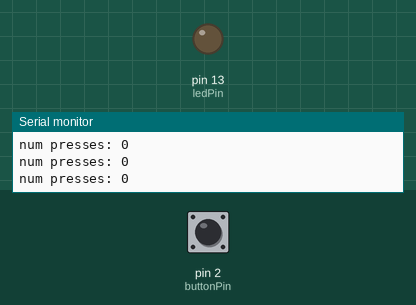
Simulated run of this sketch. Board: Arduino Uno, built with avr-gcc and run on an emulated ATmega328P. Shown: output pins drawn as LEDs (lit = HIGH), the last lines printed to the serial monitor. The test bench sets the inputs (shaded band); at power-on: pin 2 (buttonPin) LOW.

Above: at 1.2 s.
1.3 s: pin 2 (buttonPin) pulled HIGH for 1 s
At 2.1 s:
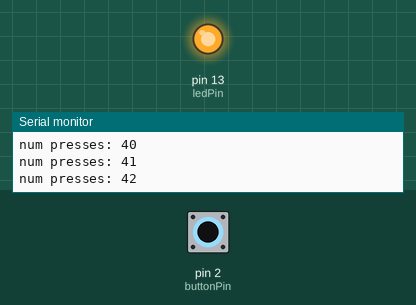
3.8 s: pin 2 (buttonPin) pulled HIGH for 1 s
At 5.6 s:
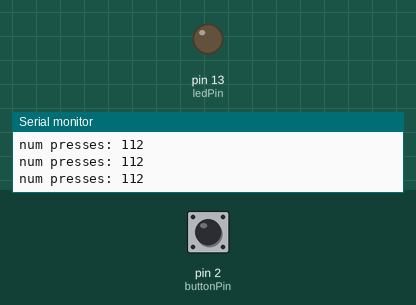
7.8 s: pin 2 (buttonPin) pulled HIGH for 3.2 s
At 8.4 s:
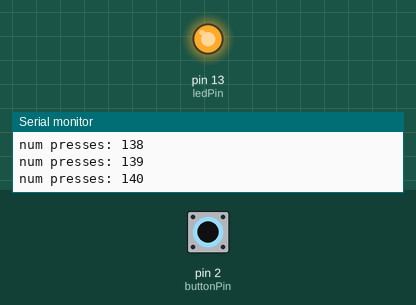
Timing chart, 0 to 12.5 s (numbered marks = the images above; inputs shaded):
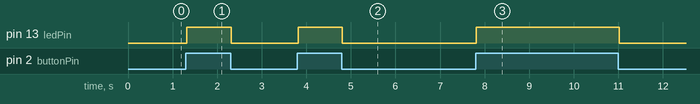

Measured:
- after the input at 1.3 s, pin 13 (ledPin): LOW → HIGH at once, → LOW 1.0 s later
- after the input at 3.8 s, pin 13 (ledPin): LOW → HIGH at once, → LOW 0.99 s later
- after the input at 7.8 s, pin 13 (ledPin): LOW → HIGH at once, → LOW 3.2 s later

The sketch:

button-counter-no-block.ino
```cpp
/*
button counter no block
Casey Anderson
*/

const int buttonPin = 2;
const int ledPin = 13;

int buttonState = 0;

int counter = 0;

void setup() {
  pinMode(ledPin, OUTPUT);
  pinMode(buttonPin, INPUT);
  Serial.begin(9600);
}

void loop() {
  buttonState = digitalRead(buttonPin);

  if (buttonState == HIGH) {
    digitalWrite(ledPin, HIGH);
    counter++;
  } else {
    digitalWrite(ledPin, LOW);
  }
  Serial.print("num presses: ");
  Serial.println(counter);
}
```
